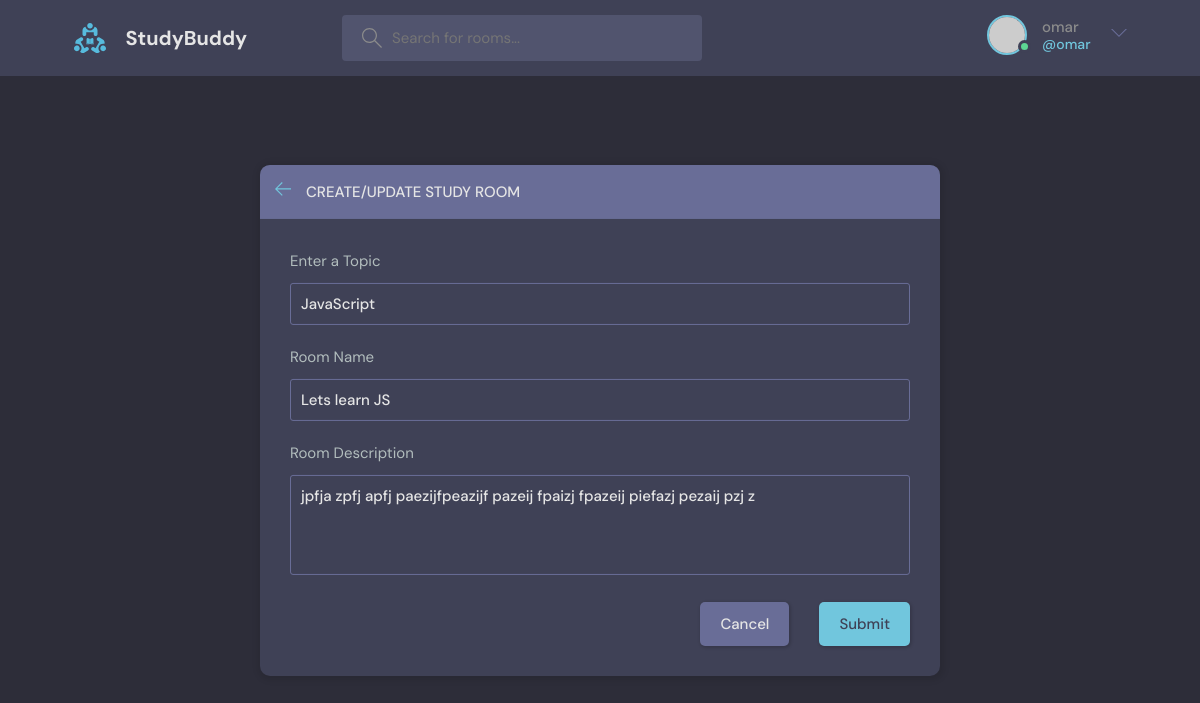
Page /update-room/1 (signed in) on the committed database.
### base_app/models.py (models this page shows, shortened)
class Room(models.Model):       #OEM: id gets created automatically
    host = models.ForeignKey(User, on_delete=models.SET_NULL, null=True)
    topic = models.ForeignKey(Topic, on_delete=models.SET_NULL, null=True)
    name = models.CharField(max_length=200)
    description = models.TextField(null=True, blank=True)
    participants = models.ManyToManyField(User, related_name='participants', blank=True)    #OEM: See what is the role of related_name
    updated = models.DateTimeField(auto_now=True)
    created = models.DateTimeField(auto_now_add=True)   #field change only the first time##
    class Meta:
        ordering = ['-updated', '-created']     #This specifies the order in which the rows will appear (if we remove '-' it will be from the oldest to the newest)

class Topic(models.Model):
    name = models.CharField(max_length=200)

### base_app/views.py (the view, shortened to what this page needs)
# urls.py: path('update-room/<str:pk>', views.updateRoom, name="update-room"),
@login_required(login_url='login')
def updateRoom(request, pk):
    room = Room.objects.get(id=pk)
    form = RoomForm(instance=room)          #OEM: pre-fill the Room to update by the existing data
    topics = Topic.objects.all()
    if request.user != room.host:
        return HttpResponse('You are not allowed here!')
    context = {'form': form, 'topics': topics, 'room': room}
    return render(request, 'base_app/room_form.html', context)

### base_app/forms.py
class RoomForm(ModelForm):
    class Meta:
        model = Room
        fields = "__all__"      #Create a form based on all fields of Room
        exclude = ['host' ,'participants']  #OEM: we exclude from the form, the following fields

### base_app/templates/base_app/room_form.html (shortened to what this page needs)
{% extends 'main.html' %}
{% block content %}
<main class="create-room layout">
  <div class="container">
    <div class="layout__box">
      <div class="layout__boxHeader">
        <div class="layout__boxTitle">
          <a href="{{request.META.HTTP_REFERER}}">
            <svg version="1.1" xmlns="http://www.w3.org/2000/svg" width="32" height="32" viewBox="0 0 32 32">
              <title>arrow-left</title>
              <path
                d="M13.723 2.286l-13.723 13.714 13.719 13.714 1.616-1.611-10.96-10.96h27.625v-2.286h-27.625l10.965-10.965-1.616-1.607z">
              </path>
            </svg>
          </a>
          <h3>Create/Update Study Room</h3>
        </div>
      </div>
      <div class="layout__body">
        <form class="form" action="" method="POST">
          <div class="form__group">
            <label for="room_topic">Enter a Topic</label>
            <input required type="text" value="{{room.topic.name}}" name="topic" list="topic-list" />
          </div>
          <div class="form__group">
            <label for="room_name">Room Name</label>
            {{form.name}}
          </div>
          <div class="form__group">
            <label for="room_description">Room Description</label>
            {{form.description}}
          </div>
          <div class="form__action">
            <a class="btn btn--dark" href="{{request.META.HTTP_REFERER}}">Cancel</a>
            <button class="btn btn--main" type="submit">Submit</button>
          </div>
        </form>
      </div>
    </div>
  </div>
</main>
{% endblock content %}

### templates/navbar.html (shortened to what this page needs)
{% load static %}
<header class="header header--loggedIn">
    <div class="container">
        <a href="{% url 'home' %}" class="header__logo">
          <img src="{% static 'images/logo.svg' %}" />
          <h1>StudyBuddy</h1>
        </a>
        <form class="header__search" method="GET" action="{% url 'home' %}">
            <label>
                    <input name=q placeholder="Search for rooms..." />
            </label>
        </form>
        <nav class="header__menu">
            {% if request.user.is_authenticated %}
            <div class="header__user">
                <a href="{% url 'user-profile' request.user.id %}">
                    <div class="avatar avatar--medium active">
                        <img src="https://randomuser.me/api/portraits/men/37.jpg" />
                    </div>
                    <p>{{ request.user.username }} <span>@{{ request.user }}</span></p>
                </a>
                <button class="dropdown-button">
                    <svg version="1.1" xmlns="http://www.w3.org/2000/svg" width="32" height="32" viewBox="0 0 32 32">
                        <title>chevron-down</title>
                        <path d="M16 21l-13-13h-3l16 16 16-16h-3l-13 13z"></path>
                    </svg>
                </button>
            </div>
            {% else %}
            <a href="{% url 'login' %}">
                <img src="{% static '/images/avatar.svg' %}" />
                <p>Login</p>
            </a>
            {% endif %}
        </nav>
    </div>
</header>

### rows in the picture
Room: topic "JavaScript", name "Lets learn JS", description "jpfja zpfj apfj paezijfpeazijf pazeij fpaizj fpazeij piefazj pezaij pzj z"

### other values in the picture
{{ request.user.username }} "omar"
{{ request.user }} "omar"
